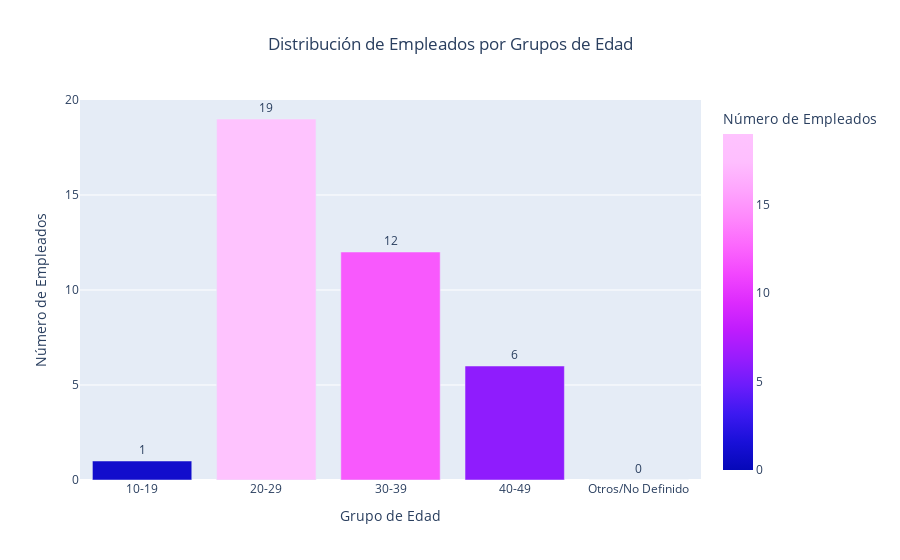

Notebook source saved alongside this figure:
### Markdown cell above
---

### Code cell
# Script para generar gráficos BI con Plotly Express (Distribución de Empleados por Grupos de Edad)

import pandas as pd
import plotly.express as px
from datetime import datetime
from db_connection import get_engine, get_connection 

print("\n--- Bloque 12 (Revisado con Colores Nuevos): Generación de Gráfico BI - Distribución de Empleados por Grupos de Edad ---")

conexion = None
try:
    print("Estableciendo conexión a la base de datos para la visualización...")
    engine = get_engine()
    conexion = get_connection()
    print("✅ Conexión a la base de datos establecida.")

    # 1. Cargar la columna 'birth_date' de la tabla 'employees'
    print("\nCargando columna 'birth_date' de la tabla 'employees'...")
    df_employees = pd.read_sql("SELECT birth_date FROM employees;", engine)
    print(f"DataFrame de 'employees' cargado. Registros: {len(df_employees)}")

    # 2. Limpiar y preparar los datos
    # Convertir 'birth_date' a formato datetime y manejar nulos
    df_employees['birth_date'] = pd.to_datetime(df_employees['birth_date'], errors='coerce')

    # Eliminar filas donde la fecha de nacimiento es nula, ya que no podemos calcular la edad
    df_employees.dropna(subset=['birth_date'], inplace=True)

    if df_employees.empty:
        print("❌ No hay datos válidos para generar el gráfico después de la limpieza de fechas de nacimiento.")
        raise ValueError("No hay datos suficientes para graficar.")

    # Calcular la edad de los empleados
    today = datetime.now()
    df_employees['age'] = df_employees['birth_date'].apply(lambda dob: today.year - dob.year - ((today.month, today.day) < (dob.month, dob.day)))

    # 3. Crear rangos de edad
    # Definir los límites de los rangos de edad (ej. 20-29, 30-39, etc.)
    min_age = df_employees['age'].min() if not df_employees.empty else 0
    max_age = df_employees['age'].max() if not df_employees.empty else 100

    start_bin = (min_age // 10) * 10 if min_age >= 10 else 0
    
    bins = range(start_bin, max_age + 10, 10) # Rango de 10 en 10 años
    labels = [f'{i}-{i+9}' for i in bins[:-1]]
    
    # Crear la columna 'age_group'
    df_employees['age_group'] = pd.cut(df_employees['age'], bins=bins, labels=labels, right=False, include_lowest=True)

    # Rellenar cualquier grupo de edad nulo (si la edad cae fuera de los bins definidos)
    df_employees['age_group'] = df_employees['age_group'].cat.add_categories('Otros/No Definido').fillna('Otros/No Definido')

    print("\nConteo de empleados por grupo de edad:")
    age_counts = df_employees['age_group'].value_counts().reset_index()
    age_counts.columns = ['Age_Group', 'Employee_Count']
    # Ordenar por el orden de los rangos de edad definidos
    age_counts['Age_Group'] = pd.Categorical(age_counts['Age_Group'], categories=labels + ['Otros/No Definido'], ordered=True)
    age_counts = age_counts.sort_values('Age_Group')

    print(age_counts)

    # 4. Generar el histograma interactivo con Plotly Express
    print("\nGenerando histograma interactivo de 'Distribución de Empleados por Grupos de Edad' con nuevos colores...")
    fig = px.bar(age_counts,
                 x='Age_Group',
                 y='Employee_Count',
                 title='Distribución de Empleados por Grupos de Edad',
                 labels={
                     'Age_Group': 'Grupo de Edad',
                     'Employee_Count': 'Número de Empleados'
                 },
                 text='Employee_Count', # Muestra el número de empleados en la barra
                 color='Employee_Count', # Colorea las barras según el conteo
                 color_continuous_scale=px.colors.sequential.Plotly3 # ¡NUEVA PALETA DE COLORES!
                )

    fig.update_traces(texttemplate='%{text}', textposition='outside')
    fig.update_layout(xaxis_title="Grupo de Edad",
                      yaxis_title="Número de Empleados",
                      title_x=0.5, # Centrar el título
                      hovermode="x unified"
                     )

    # 5. Mostrar el gráfico
    fig.show()
    print("✅ Gráfico 'Distribución de Empleados por Grupos de Edad' generado y mostrado con nuevos colores.")

except ValueError as ve:
    print(f"\n❌❌ Error de datos para graficar: {ve}")
except Exception as e:
    print(f"\n❌❌ Ocurrió un error general: {e}")
    print("Asegúrate de que la tabla 'employees' existe y tiene la columna 'birth_date'.")
    print("Verifica también que 'birth_date' contenga fechas válidas.")
finally:
    if conexion and conexion.is_connected():
        conexion.close()
        print("✅ Conexión a la base de datos cerrada.")

print("\n--- Fin del Bloque de Generación de Gráficos ---")

### Figure 1 — Plotly figure (JSON) as saved in the notebook; plotly's stock layout.template omitted (floating-point values rounded to 4 significant figures)
{"data": [{"hovertemplate": "Grupo de Edad=%{x}<br>Número de Empleados=%{marker.color}<extra></extra>", "legendgroup": "", "marker": {"color": [1, 19, 12, 6, 0], "coloraxis": "coloraxis", "pattern": {"shape": ""}}, "name": "", "orientation": "v", "showlegend": false, "text": [1.0, 19.0, 12.0, 6.0, 0.0], "textposition": "outside", "texttemplate": "%{text}", "type": "bar", "x": ["10-19", "20-29", "30-39", "40-49", "Otros/No Definido"], "xaxis": "x", "y": [1, 19, 12, 6, 0], "yaxis": "y"}], "layout": {"barmode": "relative", "coloraxis": {"colorbar": {"title": {"text": "Número de Empleados"}}, "colorscale": [[0, "#0508b8"], [0.08333, "#1910d8"], [0.1667, "#3c19f0"], [0.25, "#6b1cfb"], [0.3333, "#981cfd"], [0.4167, "#bf1cfd"], [0.5, "#dd2bfd"], [0.5833, "#f246fe"], [0.6667, "#fc67fd"], [0.75, "#fe88fc"], [0.8333, "#fea5fd"], [0.9167, "#febefe"], [1, "#fec3fe"]]}, "hovermode": "x unified", "legend": {"tracegroupgap": 0}, "title": {"text": "Distribución de Empleados por Grupos de Edad", "x": 0.5}, "xaxis": {"anchor": "y", "domain": [0, 1], "title": {"text": "Grupo de Edad"}}, "yaxis": {"anchor": "x", "domain": [0, 1], "title": {"text": "Número de Empleados"}}}}
